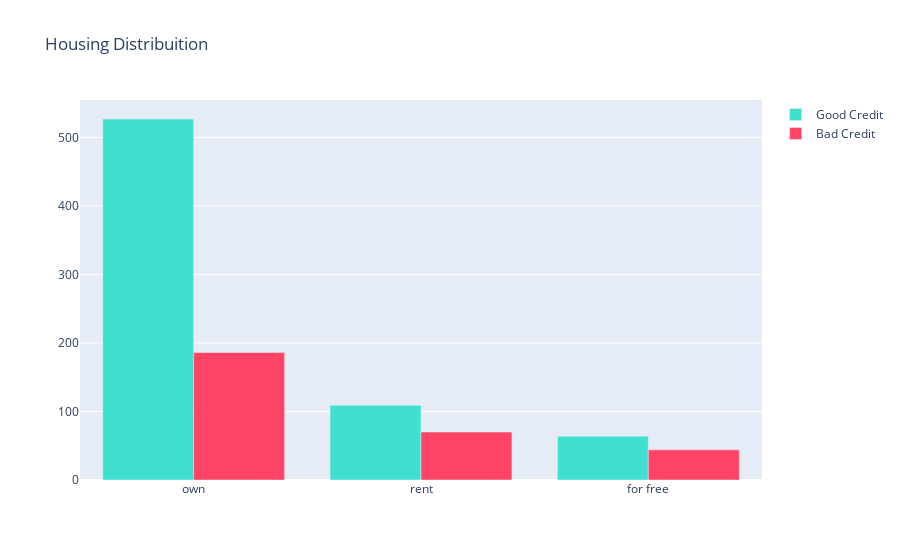

The notebook cell saved with this chart:
### Code cell
# Housing Bar Chart
housing_good = all_data[all_data["class"]== 'good']["housing"].value_counts()
housing_bad = all_data[all_data["class"]== 'bad']["housing"].value_counts()

trace0 = go.Bar(
    x = housing_good.index.values,
    y = housing_good.values,
    marker_color='turquoise',
    name='Good Credit'
)

trace1 = go.Bar(
    x = housing_bad.index.values,
    y = housing_bad.values,
    marker_color='#FF4365', # Radical Red
    name="Bad Credit"
)

data = [trace0, trace1]

layout = go.Layout(
    title='Housing Distribuition'
)

fig = go.Figure(data=data, layout=layout)

py.iplot(fig, filename='housing-distribuition-bar')

### Figure 1 — Plotly figure (JSON) as saved in the notebook; plotly's stock layout.template omitted (floating-point values rounded to 4 significant figures)
{"data": [{"marker": {"color": "turquoise"}, "name": "Good Credit", "type": "bar", "x": ["own", "rent", "for free"], "y": [527, 109, 64]}, {"marker": {"color": "#FF4365"}, "name": "Bad Credit", "type": "bar", "x": ["own", "rent", "for free"], "y": [186, 70, 44]}], "layout": {"title": {"text": "Housing Distribuition"}}}
